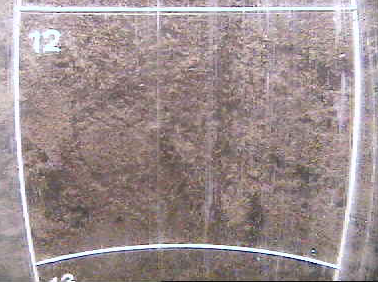
#> input picture matlab/im.tiff, 378 x 282 px
$ python demo_interpolation.py   (Python 2 division)
#> lines starting #> are read from the running program, lines starting #| are printed output that depends on the picture
### python/rbfwarp2d.py
import numpy as np
from scipy.interpolate import RectBivariateSpline
import scipy.linalg
import cv2


# [6 lines left out: function homo, not called in this run]


def wrap(im, ps, pd):
    return tf.warp(im, ps, pd)


def rbfwarp2d(im, ps, pd, method="g", r=None):
    """function [imo,mask] = rbfwarp2d( im, ps, pd, varargin )
    % Radial base function/Thin-plate spline 2D image warping.
    % [imo,mask] = rbfwarp2d( im, ps, pd, method)
    %   input:
    %       im: image 2d matrix
    %       ps: 2d source landmark [n*2]
    %       pd: 2d destin landmark [n*2]
    %       method:
    %         'gau',r  - for Gaussian function   ko = exp(-|pi-pj|/r.^2);
    %         'thin'   - for Thin plate function ko = (|pi-pj|^2) * log(|pi-pj|^2)
    %   output:
    %       imo  : output matrix
    %       mask : mask for output matrix, 0/1 means out/in the border
    %
    %   Bookstein, F. L.
    %   "Principal Warps: Thin Plate Splines and the Decomposition of Deformations."
    %   IEEE Trans. Pattern Anal. Mach. Intell. 11, 567-585, 1989.
    %
    %   Code by WangLin
    %   2015-11-5
    %   wanglin193@hotmail.com
    """

    # initialize default parameters
    if len(im.shape) >= 3:
        imh, imw, imc = im.shape
    else:
        imh, imw = im.shape
        imc = 1

    if r is None:
        r = 0.1 * w

    # imo = np.zeros((imh, imw, imc))
    # mask = np.zeros((imh,imw))

    # %% Training w with L
    nump = len(pd)
    num_center = len(ps)
    K = np.zeros((nump, num_center))

    for i in xrange(num_center):
        # Inverse warping from destination!
        # dx = np.ones(nump,1)*ps(i,:)-pd;
        dx = np.empty((nump, 2))
        dx[:, 0] = ps[i, 0]
        dx[:, 1] = ps[i, 1]
        dx -= pd

        K[:, i] = np.sum(dx ** 2, axis=1)

    if method == "g":
        K = rbf(K, r)
    elif method == "t":
        K = ThinPlate(K)

    # % P = [1,xp,yp] where (xp,yp) are n landmark points (nx2)
    # P[0, = [ones(num_center,1),pd];

    P = np.ones((num_center, 3))
    P[:, 1:] = pd[:, :]

    L = np.bmat([[K, P], [P.T, np.zeros((3, 3))]])

    # Y = [x,y;
    #      0,0]; (n+3)x2
    Y = np.r_[ps, np.zeros((3, 2))]
    w = scipy.linalg.solve(L, Y)

    # Using w
    [x, y] = np.meshgrid(np.arange(imw) + 1, np.arange(imh) + 1)
    # pt = [x(:), y(:)]; #column concat

    pt = np.c_[x.flatten(order='F'), y.flatten(order='F')]

    nump = len(pt)
    Kp = np.zeros((nump, num_center))
    for i in xrange(num_center):
        # dx = np.linalg.dot(np.ones(nump),ps[i,:])-pt  #(56,2)
        dx = np.empty((nump, 2))
        dx[:, 0] = ps[i, 0]
        dx[:, 1] = ps[i, 1]
        dx = dx - pt
        Kp[:, i] = np.sum(dx ** 2, axis=1)

    if method == "g":
        Kp = rbf(Kp, r)
    elif method == "t":
        Kp = ThinPlate(Kp)

    L2 = np.c_[Kp, np.ones(nump), pt]

    ptall = np.dot(L2, w)

    # reshape to 2d image
    xd = ptall[:, 0].reshape((imh, imw), order="F")
    yd = ptall[:, 1].reshape((imh, imw), order="F")

    if imc > 1:
        rect = np.empty((imh, imw, imc))
        for i in xrange(imc):
            interpoler = RectBivariateSpline(np.arange(imh), np.arange(imw), im[:, :, i])
            imt = interpoler(yd, xd, grid=False)
            rect[:, :, i] = imt.reshape((imh, imw))

    else:
        interpoler = RectBivariateSpline(np.arange(imh), np.arange(imw), im)
        imt = interpoler(yd, xd, grid=False)
        rect = imt.reshape((imh, imw))

    rect = cv2.convertScaleAbs(rect)
    #cv2.xphoto.balanceWhite(rect, rect, cv2.xphoto.WHITE_BALANCE_SIMPLE)
    return rect


def rbf(d, r):
    return np.exp(-d / (r ** 2))


# [4 lines left out: function ThinPlate, not called in this run]

### python/demo_interpolation.py
import numpy as np
import cv2
from rbfwarp2d import rbfwarp2d,wrap, homo

from morphing import Morpher

import matplotlib.pyplot as plt

image_filename = '../matlab/im.tiff'

#load correspondences
ps = np.loadtxt('../matlab/ps.txt',delimiter=","); # image points
pd = np.loadtxt('../matlab/pd.txt',delimiter=","); # reference points

original = cv2.imread(image_filename)
#> original is the input picture: shape (282, 378, 3); mean B, G, R 142.9, 142.3, 157.4
im = cv2.cvtColor(original, cv2.COLOR_BGR2GRAY)
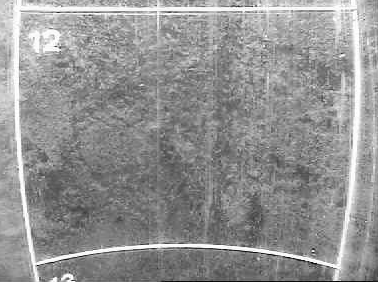
#> im: shape (282, 378); min 1, max 255, mean 146.9

# [16 lines of commented-out code are left out]


h,w = im.shape
#> h = 282; w = 378

rectified = rbfwarp2d(im, ps, pd, method = "g",r=10*w)
#> (the run stopped early here; a loop or call above may not have finished)

$ run again, with matlab/1602.tiff copied over matlab/im.tiff
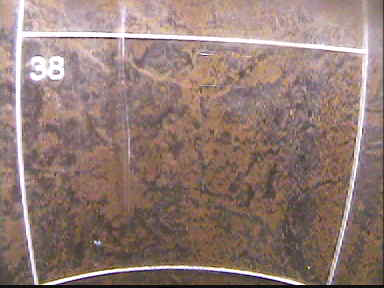
#> input picture matlab/1602.tiff, 384 x 288 px
#> original is the input picture: shape (288, 384, 3); mean B, G, R 115.6, 122.5, 145.8
#> `im = cv2.cvtColor(original, cv2.COLOR_BGR2GRAY)`:
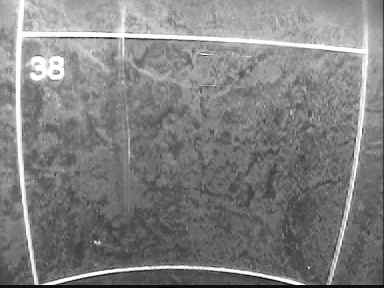
#> im: shape (288, 384); min 0, max 255, mean 128.7

$ run again, with matlab/3311.tiff copied over matlab/im.tiff
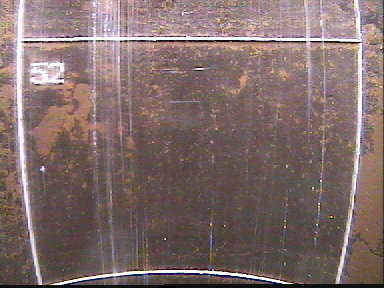
#> input picture matlab/3311.tiff, 384 x 288 px
#> original is the input picture: shape (288, 384, 3); mean B, G, R 106.3, 108.3, 128
#> `im = cv2.cvtColor(original, cv2.COLOR_BGR2GRAY)`:
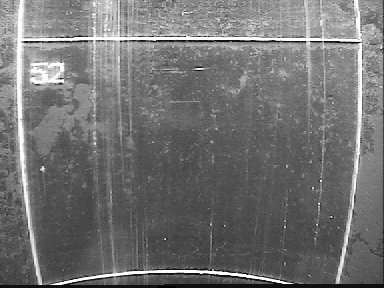
#> im: shape (288, 384); min 0, max 255, mean 114

$ run again, with matlab/713.tiff copied over matlab/im.tiff
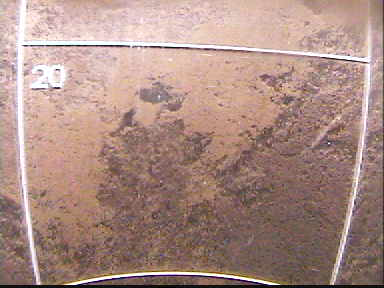
#> input picture matlab/713.tiff, 384 x 288 px
#> original is the input picture: shape (288, 384, 3); mean B, G, R 131.8, 140.6, 170.5
#> `im = cv2.cvtColor(original, cv2.COLOR_BGR2GRAY)`:
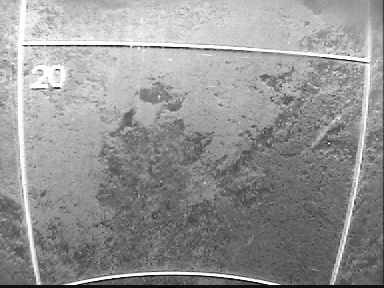
#> im: shape (288, 384); min 0, max 255, mean 148.5
